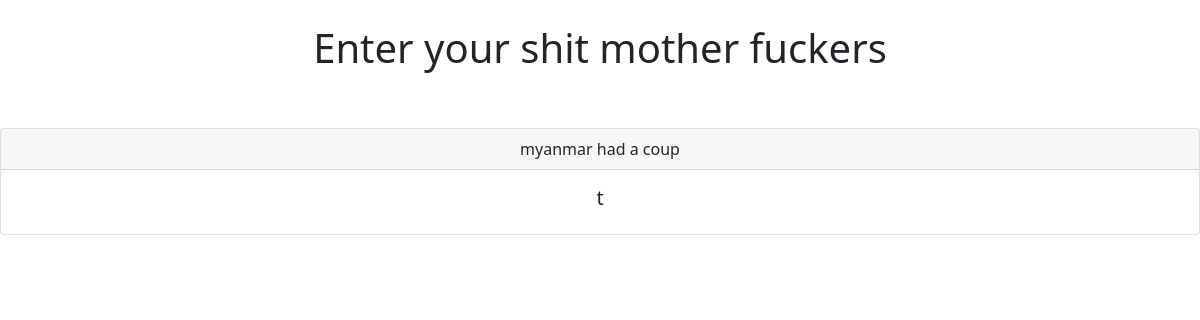
Page /hi on the earlier database version.
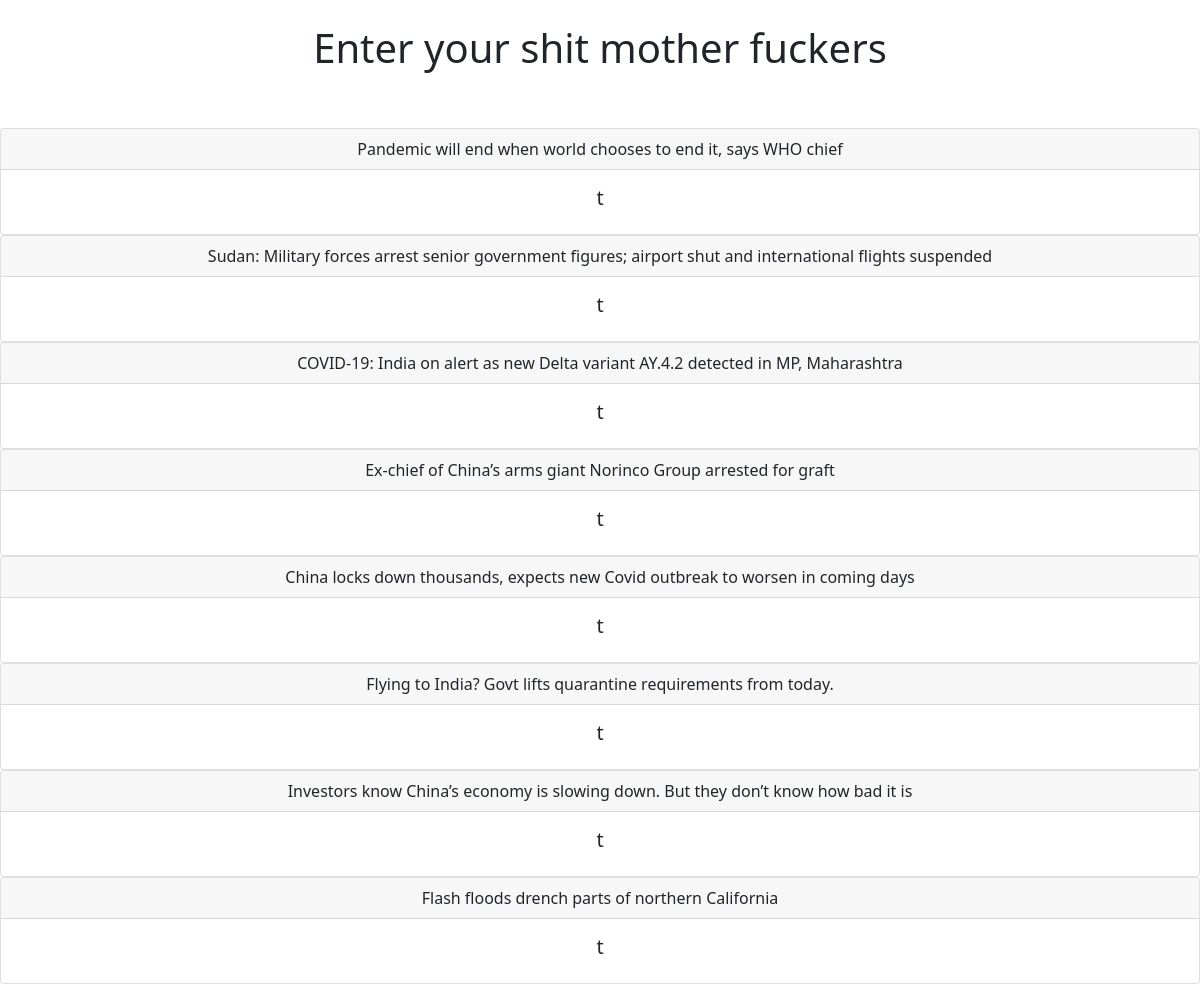
Same page on the later database version.
### playground/models.py (models this page shows)
class Newcat(models.Model):
    sentence = models.CharField('Sentence',max_length=200)
    label = models.CharField('Label',max_length=1)
    def __str__(self):
        return self.sentence

### playground/views.py (the view)
# urls.py: path('hi',views.get_the_sentence,name='get_the_sentence'),
def get_the_sentence(request):
    listt = Newcat.objects.all()
    return render(request,'index.html',
    {'listt':listt})

### playground/templates/index.html
{% extends 'base.html' %}
{% block content %}
<center>
    <h1>Enter your shit mother fuckers</h1>
    <br><br>
    {% for i in listt %}
        <div class="card">
            <div class="card-header">
                {{i}}
            </div>
            <div class="card-body">
            <h5 class="card-title">{{i.label}}</h5>
            </div>
        </div>
    {%endfor%}
</center>
{% endblock %}

### playground/templates/base.html (shortened to what this page needs)
<!doctype html>
<html lang="en">
  <head>
    <link href="https://cdn.jsdelivr.net/npm/bootstrap@5.1.3/dist/css/bootstrap.min.css" rel="stylesheet">
  </head>
  <body>
      <br>
    {% block content %}
    {% endblock %}
  </body>
</html>

Differences in the rows shown:
removed Newcat: sentence "myanmar had a coup", label "t"
added Newcat: sentence "Pandemic will end when world chooses to end it, says WHO chief", label "t"
added Newcat: sentence "Sudan: Military forces arrest senior government figures; airport shut and international flights suspended", label "t"
added Newcat: sentence "COVID-19: India on alert as new Delta variant AY.4.2 detected in MP, Maharashtra", label "t"
added Newcat: sentence "Ex-chief of China’s arms giant Norinco Group arrested for graft", label "t"
added Newcat: sentence "China locks down thousands, expects new Covid outbreak to worsen in coming days", label "t"
added Newcat: sentence "Flying to India? Govt lifts quarantine requirements from today.", label "t"
added Newcat: sentence "Investors know China’s economy is slowing down. But they don’t know how bad it is", label "t"
added Newcat: sentence "Flash floods drench parts of northern California", label "t"
